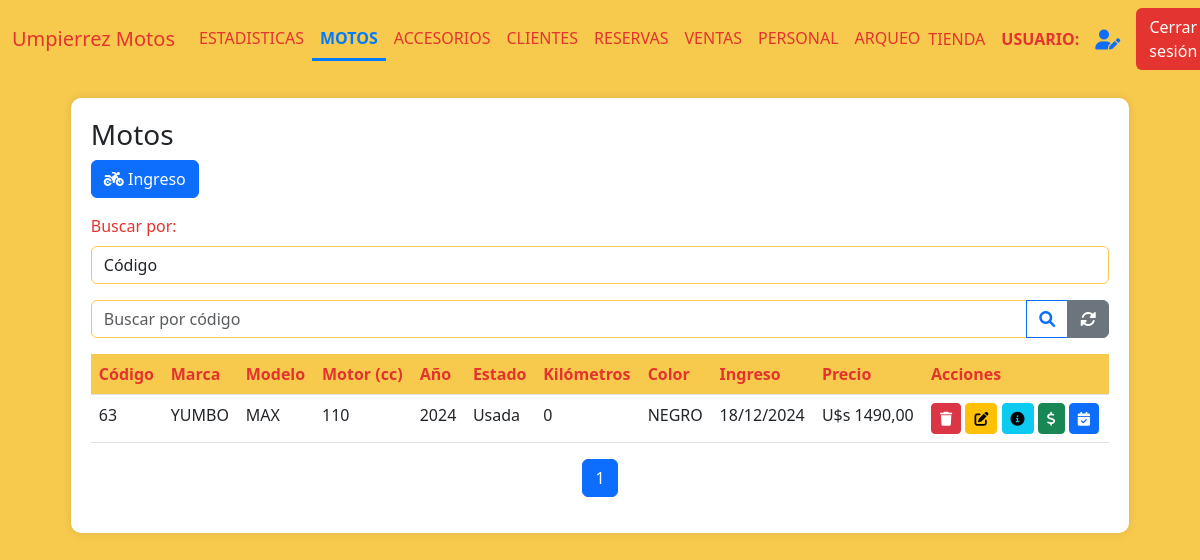
/motos (signed in), run on an earlier commit of the app's database.
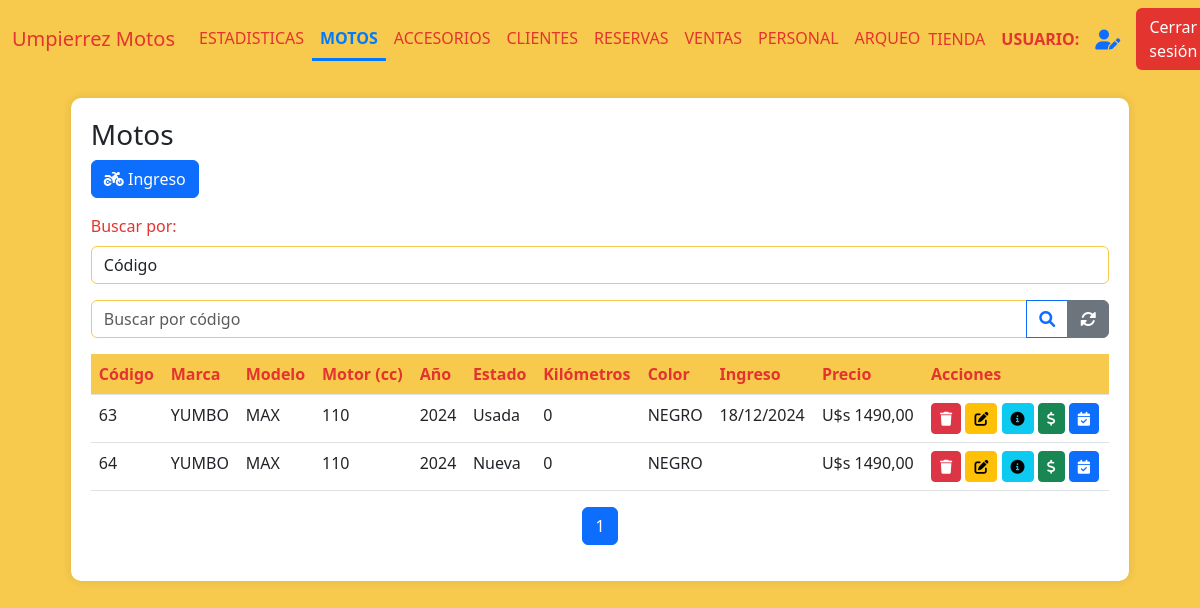
And on a later commit of the database.
### AppUM/models.py (models this page shows)
class Moto(models.Model):
    marca = models.CharField(max_length=20)
    modelo = models.CharField(max_length=20)
    anio = models.IntegerField()
    motor = models.IntegerField()
    estado = models.CharField(max_length=10)
    kilometros = models.IntegerField()
    precio = models.DecimalField(max_digits=10, decimal_places=2)
    color = models.CharField(max_length=20)
    num_motor = models.CharField(max_length=40, unique=True)
    num_chasis = models.CharField(max_length=40, unique=True)
    num_cilindros = models.IntegerField(default=1)
    cantidad_pasajeros = models.IntegerField(default=2)
    foto = models.ImageField(null=True, blank=True, upload_to="motos/fotos/")
    pertenece_tienda = models.BooleanField()
    pertenece_taller = models.BooleanField()
    identificacion_pdf = models.FileField(upload_to='motos/pdfs/', null=True, blank=True)
    observaciones = models.TextField(null=True, blank=True)
    fecha_ingreso = models.DateTimeField(auto_now_add=True)
    moneda_precio = models.CharField(max_length=10,default=True,null=True)
    tipo = models.CharField(max_length=20,blank=True)
    precio_final = models.DecimalField(max_digits=10, decimal_places=2,default=0)

### AppUM/decorators.py (the view)
    def _wrapped_view(request, *args, **kwargs):
        user = request.user
        if user.is_authenticated:
            usuario_consulta = Personal.objects.filter(usuario=user.username).first()
            if usuario_consulta:
                if Administrativo.objects.filter(personal_ptr_id=usuario_consulta.id,activo=1).exists():
                    return view_func(request, *args, **kwargs)
                else:
                    raise PermissionDenied
            else:
                return view_func(request, *args, **kwargs)
        else:
            return redirect('Login')  # Redirigir al login si no está autenticado

### AppUM/functions.py (called while the page is built)
def funcion_paginas_varias(req,instancia_model):
    paginator = Paginator(instancia_model, 5)  # 5 motos por página
    page_number = req.GET.get('page')  # Obtiene el número de página desde la URL
    page_obj = paginator.get_page(page_number)
    return page_obj

### AppUM/views.py (called while the page is built)
@admin_required
def vista_inventario_motos(req):
    motos = Moto.objects.filter(pertenece_tienda=1).order_by('-fecha_ingreso')
    logo_um = Logos.objects.get(id=1)
    page_obj = funcion_paginas_varias(req,motos)
    return render(req,"perfil_administrativo/motos/motos.html",{'page_obj': page_obj,"motos":motos,"logo_um":logo_um.logo_UM.url if logo_um.logo_UM else None,"active_page": 'Motos'})

### AppUM/templates/perfil_administrativo/motos/motos.html (shortened to what this page needs)
{% extends "perfil_administrativo/padre_perfil_administrativo.html" %}
{% load static %}
{% block contenidoQueCambia %}
<link href="https://cdnjs.cloudflare.com/ajax/libs/font-awesome/6.0.0/css/all.min.css" rel="stylesheet">
<link href="https://cdn.jsdelivr.net/npm/bootstrap-icons@1.10.0/font/bootstrap-icons.css" rel="stylesheet">
<div class="table-container" id="inventarios">
    <h3>Motos</h3>
    <a href="{% url 'MotoAlta' %}" class="btn btn-primary mb-3">
        <i class="fas fa-motorcycle"></i> Ingreso
    </a>
    <div class="mb-3">
        <label for="estado" class="form-label">Buscar por:</label>
        <select class="form-control" name="estado_moto" id="tipo_busqueda" onchange="tipo_busqueda()">
            <option value="codigo">Código</option>
        </select>
    </div>
    <form action="{% url 'BusquedaCodigo' %}" enctype="multipart/form-data" method="get" id="busqueda_codigo">{% csrf_token %}
        <div class="input-group mb-3">
            <input type="number" name="codigo" class="form-control" placeholder="Buscar por código" required>
            <button class="btn btn-outline-primary" type="submit">
                <i class="fas fa-search"></i>
            </button>
            <a href="{% url 'Motos' %}" class="btn btn-secondary">
                <i class="fas fa-sync-alt"></i>
            </a>
        </div>
    </form>
    <table class="table">
        <thead>
            <tr>
                <th>Código</th>
                <th>Marca</th>
                <th>Modelo</th>
                <th>Motor (cc)</th>
                <th>Año</th>
                <th>Estado</th>
                <th>Kilómetros</th>
                <th>Color</th>
                <th>Ingreso</th>
                <th>Precio</th>
                <th>Acciones</th>
            </tr>
        </thead>
        <tbody>
            {% if page_obj %}
                {% for moto in page_obj %}
                <tr>
                    <td>{{ moto.id }}</td>
                    <td>{{ moto.marca }}</td>
                    <td>{{ moto.modelo }}</td>
                    <td>{{ moto.motor }}</td>
                    <td>{{ moto.anio }}</td>
                    <td>{{ moto.estado }}</td>
                    <td>{{ moto.kilometros }}</td>
                    <td>{{ moto.color }}</td>
                    <td>{{ moto.fecha_ingreso|date:"d/m/Y" }}</td>
                    <td>{% if moto.moneda_precio == "Pesos" %} $ {{ moto.precio }} {% else %} U$s {{ moto.precio }} {% endif %}</td>
                    <td>
                        <a href="{% url 'MotoBaja' moto.id %}"><button class="btn btn-sm btn-danger"><i class="fas fa-trash"></i></button></a>
                        <a href="{% url 'MotoModificacion' moto.id %}"><button class="btn btn-sm btn-warning"><i class="fas fa-edit"></i></button></a>
                        <a href="{% url 'MotoDetalles' moto.id %}"><button class="btn btn-sm btn-info"><i class="fas fa-info-circle"></i></button></a>
                        <a href="{% url 'MotoVentaForm' moto.id %}"><button class="btn btn-sm btn-success"><i class="fas fa-dollar-sign"></i></button></a>
                        <a href="{% url 'MotoReservaForm' moto.id %}"><button class="btn btn-sm btn-primary"><i class="fas fa-calendar-check"></i></button></a>
                    </td>
                </tr>
                {% endfor %}
            {% else %}
                <tr>
                    <td colspan="9" class="text-center text-muted">
                        No hay registros de motos disponibles.
                    </td>
                </tr>
            {% endif %}
        </tbody>
    </table>
    <nav aria-label="Page navigation">
        <ul class="pagination justify-content-center">
            {% for num in page_obj.paginator.page_range %}
            <li class="page-item {% if page_obj.number == num %}active{% endif %}">
                <a class="page-link" href="?page={{ num }}">{{ num }}</a>
            </li>
            {% endfor %}
        </ul>
    </nav>
</div>
{% endblock %}

What changed in the data, as far as the page shows it:
added Moto: id "64", marca "YUMBO", modelo "MAX", motor "110", anio "2024", estado "Nueva", kilometros "0", color "NEGRO", precio "1490,00"
